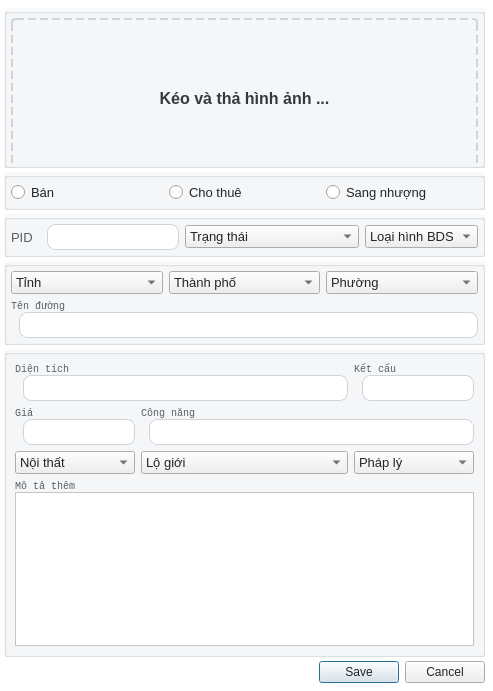
<?xml version="1.0" encoding="UTF-8"?>
<ui version="4.0">
 <class>Dialog_REProduct</class>
 <widget class="QDialog" name="Dialog_REProduct">
  <property name="geometry">
   <rect>
    <x>0</x>
    <y>0</y>
    <width>493</width>
    <height>691</height>
   </rect>
  </property>
  <property name="font">
   <font>
    <family>Courier New</family>
    <pointsize>13</pointsize>
    <bold>true</bold>
   </font>
  </property>
  <property name="windowTitle">
   <string>Dialog</string>
  </property>
  <property name="styleSheet">
   <string notr="true">#Dialog_REProduct {
  font-family: &quot;Courier New&quot;;
  background-color: #FFFFFF;
}
QGroupBox {
  font-family: &quot;Courier New&quot;;
  font-size: 13px;
  background-color: rgba(248, 249, 250, 1);
}
QLineEdit {
  padding: 4px 0;
  border: 1px solid #ced4da;
  border-radius: 8px;
  margin-left: 8px;
  padding-left: 4px;
  background-color: #FFFFFF;
  color:#212529;
}
QPlainTextEdit {
	background-color: #FFFFFF;
  color:#212529;
}
QLabel {
  font-family: &quot;Courier New&quot;;
  font-size: 13px;
  color: rgb(90, 93, 97);
}
QRadioButton {
  font-family: &quot;Courier New&quot;;
  font-size: 13px;
  color: #212529;
}
QComboBox {
  font-family: &quot;Courier New&quot;;
  font-size: 13px;
  color: #212529;
}
QPushButton {
  color: #212529;
}

</string>
  </property>
  <layout class="QVBoxLayout" name="verticalLayout_2">
   <property name="spacing">
    <number>4</number>
   </property>
   <property name="leftMargin">
    <number>4</number>
   </property>
   <property name="topMargin">
    <number>8</number>
   </property>
   <property name="rightMargin">
    <number>8</number>
   </property>
   <property name="bottomMargin">
    <number>8</number>
   </property>
   <item>
    <widget class="QGroupBox" name="image_container_w">
     <property name="minimumSize">
      <size>
       <width>0</width>
       <height>160</height>
      </size>
     </property>
     <property name="styleSheet">
      <string notr="true"/>
     </property>
     <property name="title">
      <string/>
     </property>
     <layout class="QVBoxLayout" name="verticalLayout">
      <property name="spacing">
       <number>0</number>
      </property>
      <property name="leftMargin">
       <number>4</number>
      </property>
      <property name="topMargin">
       <number>4</number>
      </property>
      <property name="rightMargin">
       <number>4</number>
      </property>
      <property name="bottomMargin">
       <number>4</number>
      </property>
      <item>
       <layout class="QHBoxLayout" name="horizontalLayout">
        <property name="spacing">
         <number>0</number>
        </property>
        <item>
         <widget class="QLabel" name="image_input">
          <property name="minimumSize">
           <size>
            <width>460</width>
            <height>160</height>
           </size>
          </property>
          <property name="styleSheet">
           <string notr="true">font-weight: 600;
font-size: 16px;
color: #343A40;
border: 2px dashed #CED4DA;
border-radius: 4px;</string>
          </property>
          <property name="text">
           <string>Kéo và thả hình ảnh ...</string>
          </property>
          <property name="alignment">
           <set>Qt::AlignmentFlag::AlignCenter</set>
          </property>
         </widget>
        </item>
       </layout>
      </item>
     </layout>
    </widget>
   </item>
   <item>
    <widget class="QGroupBox" name="option_container_w">
     <property name="maximumSize">
      <size>
       <width>16777215</width>
       <height>60</height>
      </size>
     </property>
     <property name="title">
      <string/>
     </property>
     <layout class="QHBoxLayout" name="horizontalLayout_3">
      <property name="leftMargin">
       <number>4</number>
      </property>
      <property name="topMargin">
       <number>4</number>
      </property>
      <property name="rightMargin">
       <number>4</number>
      </property>
      <property name="bottomMargin">
       <number>4</number>
      </property>
      <item>
       <layout class="QHBoxLayout" name="horizontalLayout_2">
        <item>
         <widget class="QRadioButton" name="option_sell_radio">
          <property name="text">
           <string>Bán</string>
          </property>
         </widget>
        </item>
        <item>
         <widget class="QRadioButton" name="option_rent_radio">
          <property name="text">
           <string>Cho thuê</string>
          </property>
         </widget>
        </item>
        <item>
         <widget class="QRadioButton" name="option_assignment_radio">
          <property name="text">
           <string>Sang nhượng</string>
          </property>
         </widget>
        </item>
       </layout>
      </item>
     </layout>
    </widget>
   </item>
   <item>
    <widget class="QGroupBox" name="basic_container_w">
     <property name="maximumSize">
      <size>
       <width>16777215</width>
       <height>67</height>
      </size>
     </property>
     <property name="title">
      <string/>
     </property>
     <layout class="QGridLayout" name="gridLayout_2">
      <property name="leftMargin">
       <number>4</number>
      </property>
      <property name="topMargin">
       <number>4</number>
      </property>
      <property name="rightMargin">
       <number>4</number>
      </property>
      <property name="bottomMargin">
       <number>4</number>
      </property>
      <item row="0" column="0">
       <layout class="QGridLayout" name="gridLayout" columnstretch="0,0,3,0">
        <item row="0" column="3">
         <widget class="QComboBox" name="categories_combobox">
          <item>
           <property name="text">
            <string>Loại hình BDS</string>
           </property>
          </item>
         </widget>
        </item>
        <item row="0" column="1">
         <widget class="QLineEdit" name="pid_input">
          <property name="enabled">
           <bool>true</bool>
          </property>
          <property name="minimumSize">
           <size>
            <width>140</width>
            <height>0</height>
           </size>
          </property>
          <property name="readOnly">
           <bool>true</bool>
          </property>
         </widget>
        </item>
        <item row="0" column="0">
         <widget class="QLabel" name="pid_label">
          <property name="text">
           <string>PID</string>
          </property>
         </widget>
        </item>
        <item row="0" column="2">
         <widget class="QComboBox" name="statuses_combobox">
          <item>
           <property name="text">
            <string>Trạng thái</string>
           </property>
          </item>
         </widget>
        </item>
       </layout>
      </item>
     </layout>
    </widget>
   </item>
   <item>
    <widget class="QGroupBox" name="location_container">
     <property name="maximumSize">
      <size>
       <width>16777215</width>
       <height>114</height>
      </size>
     </property>
     <property name="styleSheet">
      <string notr="true">QLabel{
font-family: &quot;Courier New&quot;;
font-size: 10px;
}</string>
     </property>
     <property name="title">
      <string/>
     </property>
     <layout class="QGridLayout" name="gridLayout_4">
      <property name="leftMargin">
       <number>4</number>
      </property>
      <property name="topMargin">
       <number>4</number>
      </property>
      <property name="rightMargin">
       <number>4</number>
      </property>
      <property name="bottomMargin">
       <number>4</number>
      </property>
      <item row="0" column="0">
       <layout class="QGridLayout" name="gridLayout_3">
        <item row="0" column="2">
         <widget class="QComboBox" name="wards_combobox">
          <item>
           <property name="text">
            <string>Phường</string>
           </property>
          </item>
         </widget>
        </item>
        <item row="0" column="1">
         <widget class="QComboBox" name="districts_combobox">
          <item>
           <property name="text">
            <string>Thành phố</string>
           </property>
          </item>
         </widget>
        </item>
        <item row="0" column="0">
         <widget class="QComboBox" name="provinces_combobox">
          <item>
           <property name="text">
            <string>Tỉnh</string>
           </property>
          </item>
         </widget>
        </item>
        <item row="1" column="0" colspan="3">
         <widget class="QWidget" name="location_street_container_w" native="true">
          <layout class="QVBoxLayout" name="verticalLayout_4">
           <property name="leftMargin">
            <number>0</number>
           </property>
           <property name="topMargin">
            <number>0</number>
           </property>
           <property name="rightMargin">
            <number>0</number>
           </property>
           <property name="bottomMargin">
            <number>0</number>
           </property>
           <item>
            <layout class="QVBoxLayout" name="verticalLayout_3">
             <property name="spacing">
              <number>0</number>
             </property>
             <item>
              <widget class="QLabel" name="street_label">
               <property name="maximumSize">
                <size>
                 <width>16777215</width>
                 <height>12</height>
                </size>
               </property>
               <property name="font">
                <font>
                 <family>Courier New</family>
                 <pointsize>-1</pointsize>
                </font>
               </property>
               <property name="lineWidth">
                <number>1</number>
               </property>
               <property name="text">
                <string>Tên đường</string>
               </property>
               <property name="indent">
                <number>-1</number>
               </property>
              </widget>
             </item>
             <item>
              <widget class="QLineEdit" name="street_input"/>
             </item>
            </layout>
           </item>
          </layout>
         </widget>
        </item>
       </layout>
      </item>
     </layout>
    </widget>
   </item>
   <item>
    <widget class="QGroupBox" name="detail_container_w">
     <property name="styleSheet">
      <string notr="true">QLabel{
font-family: &quot;Courier New&quot;;
font-size: 10px;
}</string>
     </property>
     <property name="title">
      <string/>
     </property>
     <layout class="QGridLayout" name="gridLayout_6">
      <property name="leftMargin">
       <number>8</number>
      </property>
      <property name="topMargin">
       <number>8</number>
      </property>
      <property name="rightMargin">
       <number>8</number>
      </property>
      <property name="bottomMargin">
       <number>8</number>
      </property>
      <item row="0" column="0">
       <layout class="QGridLayout" name="gridLayout_5" columnstretch="0,4,0,0">
        <item row="1" column="0">
         <widget class="QWidget" name="price_container_w" native="true">
          <layout class="QVBoxLayout" name="verticalLayout_8">
           <property name="leftMargin">
            <number>0</number>
           </property>
           <property name="topMargin">
            <number>0</number>
           </property>
           <property name="rightMargin">
            <number>0</number>
           </property>
           <property name="bottomMargin">
            <number>0</number>
           </property>
           <item>
            <layout class="QVBoxLayout" name="verticalLayout_9">
             <property name="spacing">
              <number>0</number>
             </property>
             <item>
              <widget class="QLabel" name="price_label">
               <property name="maximumSize">
                <size>
                 <width>16777215</width>
                 <height>12</height>
                </size>
               </property>
               <property name="font">
                <font>
                 <family>Courier New</family>
                 <pointsize>-1</pointsize>
                </font>
               </property>
               <property name="lineWidth">
                <number>1</number>
               </property>
               <property name="text">
                <string>Giá</string>
               </property>
               <property name="indent">
                <number>-1</number>
               </property>
              </widget>
             </item>
             <item>
              <widget class="QLineEdit" name="price_input"/>
             </item>
            </layout>
           </item>
          </layout>
         </widget>
        </item>
        <item row="2" column="0">
         <widget class="QComboBox" name="furniture_s_combobox">
          <item>
           <property name="text">
            <string>Nội thất</string>
           </property>
          </item>
         </widget>
        </item>
        <item row="2" column="1">
         <widget class="QComboBox" name="building_line_s_combobox">
          <item>
           <property name="text">
            <string>Lộ giới</string>
           </property>
          </item>
         </widget>
        </item>
        <item row="1" column="1" colspan="3">
         <widget class="QWidget" name="function_container_w" native="true">
          <layout class="QVBoxLayout" name="verticalLayout_10">
           <property name="leftMargin">
            <number>0</number>
           </property>
           <property name="topMargin">
            <number>0</number>
           </property>
           <property name="rightMargin">
            <number>0</number>
           </property>
           <property name="bottomMargin">
            <number>0</number>
           </property>
           <item>
            <layout class="QVBoxLayout" name="verticalLayout_11">
             <property name="spacing">
              <number>0</number>
             </property>
             <item>
              <widget class="QLabel" name="function_label">
               <property name="maximumSize">
                <size>
                 <width>16777215</width>
                 <height>12</height>
                </size>
               </property>
               <property name="font">
                <font>
                 <family>Courier New</family>
                 <pointsize>-1</pointsize>
                </font>
               </property>
               <property name="lineWidth">
                <number>1</number>
               </property>
               <property name="text">
                <string>Công năng</string>
               </property>
               <property name="indent">
                <number>-1</number>
               </property>
              </widget>
             </item>
             <item>
              <widget class="QLineEdit" name="function_input"/>
             </item>
            </layout>
           </item>
          </layout>
         </widget>
        </item>
        <item row="0" column="2" colspan="2">
         <widget class="QWidget" name="structure_container_w" native="true">
          <layout class="QVBoxLayout" name="verticalLayout_6">
           <property name="leftMargin">
            <number>0</number>
           </property>
           <property name="topMargin">
            <number>0</number>
           </property>
           <property name="rightMargin">
            <number>0</number>
           </property>
           <property name="bottomMargin">
            <number>0</number>
           </property>
           <item>
            <layout class="QVBoxLayout" name="verticalLayout_7">
             <property name="spacing">
              <number>0</number>
             </property>
             <item>
              <widget class="QLabel" name="structure_label">
               <property name="maximumSize">
                <size>
                 <width>16777215</width>
                 <height>12</height>
                </size>
               </property>
               <property name="font">
                <font>
                 <family>Courier New</family>
                 <pointsize>-1</pointsize>
                </font>
               </property>
               <property name="lineWidth">
                <number>1</number>
               </property>
               <property name="text">
                <string>Kết cấu</string>
               </property>
               <property name="indent">
                <number>-1</number>
               </property>
              </widget>
             </item>
             <item>
              <widget class="QLineEdit" name="structure_input"/>
             </item>
            </layout>
           </item>
          </layout>
         </widget>
        </item>
        <item row="0" column="0" colspan="2">
         <widget class="QWidget" name="area_container_w" native="true">
          <layout class="QVBoxLayout" name="verticalLayout_24">
           <property name="leftMargin">
            <number>0</number>
           </property>
           <property name="topMargin">
            <number>0</number>
           </property>
           <property name="rightMargin">
            <number>0</number>
           </property>
           <property name="bottomMargin">
            <number>0</number>
           </property>
           <item>
            <layout class="QVBoxLayout" name="verticalLayout_25">
             <property name="spacing">
              <number>0</number>
             </property>
             <item>
              <widget class="QLabel" name="area_label">
               <property name="maximumSize">
                <size>
                 <width>16777215</width>
                 <height>12</height>
                </size>
               </property>
               <property name="font">
                <font>
                 <family>Courier New</family>
                 <pointsize>-1</pointsize>
                </font>
               </property>
               <property name="lineWidth">
                <number>1</number>
               </property>
               <property name="text">
                <string>Diện tích</string>
               </property>
               <property name="indent">
                <number>-1</number>
               </property>
              </widget>
             </item>
             <item>
              <widget class="QLineEdit" name="area_input"/>
             </item>
            </layout>
           </item>
          </layout>
         </widget>
        </item>
        <item row="3" column="0" colspan="4">
         <widget class="QWidget" name="description_container_w" native="true">
          <layout class="QVBoxLayout" name="verticalLayout_22">
           <property name="leftMargin">
            <number>0</number>
           </property>
           <property name="topMargin">
            <number>0</number>
           </property>
           <property name="rightMargin">
            <number>0</number>
           </property>
           <property name="bottomMargin">
            <number>0</number>
           </property>
           <item>
            <layout class="QVBoxLayout" name="verticalLayout_23">
             <property name="spacing">
              <number>0</number>
             </property>
             <item>
              <widget class="QLabel" name="description_label">
               <property name="maximumSize">
                <size>
                 <width>16777215</width>
                 <height>12</height>
                </size>
               </property>
               <property name="font">
                <font>
                 <family>Courier New</family>
                 <pointsize>-1</pointsize>
                </font>
               </property>
               <property name="lineWidth">
                <number>1</number>
               </property>
               <property name="text">
                <string>Mô tả thêm</string>
               </property>
               <property name="indent">
                <number>-1</number>
               </property>
              </widget>
             </item>
             <item>
              <widget class="QPlainTextEdit" name="description_input"/>
             </item>
            </layout>
           </item>
          </layout>
         </widget>
        </item>
        <item row="2" column="2" colspan="2">
         <widget class="QComboBox" name="legal_s_combobox">
          <item>
           <property name="text">
            <string>Pháp lý</string>
           </property>
          </item>
         </widget>
        </item>
       </layout>
      </item>
     </layout>
    </widget>
   </item>
   <item>
    <widget class="QDialogButtonBox" name="buttonBox">
     <property name="orientation">
      <enum>Qt::Orientation::Horizontal</enum>
     </property>
     <property name="standardButtons">
      <set>QDialogButtonBox::StandardButton::Cancel|QDialogButtonBox::StandardButton::Save</set>
     </property>
    </widget>
   </item>
  </layout>
 </widget>
 <tabstops>
  <tabstop>option_sell_radio</tabstop>
  <tabstop>option_rent_radio</tabstop>
  <tabstop>option_assignment_radio</tabstop>
  <tabstop>pid_input</tabstop>
  <tabstop>statuses_combobox</tabstop>
  <tabstop>categories_combobox</tabstop>
  <tabstop>provinces_combobox</tabstop>
  <tabstop>districts_combobox</tabstop>
  <tabstop>wards_combobox</tabstop>
  <tabstop>street_input</tabstop>
  <tabstop>area_input</tabstop>
  <tabstop>structure_input</tabstop>
  <tabstop>price_input</tabstop>
  <tabstop>function_input</tabstop>
  <tabstop>furniture_s_combobox</tabstop>
  <tabstop>building_line_s_combobox</tabstop>
  <tabstop>legal_s_combobox</tabstop>
  <tabstop>description_input</tabstop>
 </tabstops>
 <resources/>
 <connections>
  <connection>
   <sender>buttonBox</sender>
   <signal>accepted()</signal>
   <receiver>Dialog_REProduct</receiver>
   <slot>accept()</slot>
   <hints>
    <hint type="sourcelabel">
     <x>248</x>
     <y>254</y>
    </hint>
    <hint type="destinationlabel">
     <x>157</x>
     <y>274</y>
    </hint>
   </hints>
  </connection>
  <connection>
   <sender>buttonBox</sender>
   <signal>rejected()</signal>
   <receiver>Dialog_REProduct</receiver>
   <slot>reject()</slot>
   <hints>
    <hint type="sourcelabel">
     <x>316</x>
     <y>260</y>
    </hint>
    <hint type="destinationlabel">
     <x>286</x>
     <y>274</y>
    </hint>
   </hints>
  </connection>
 </connections>
</ui>
